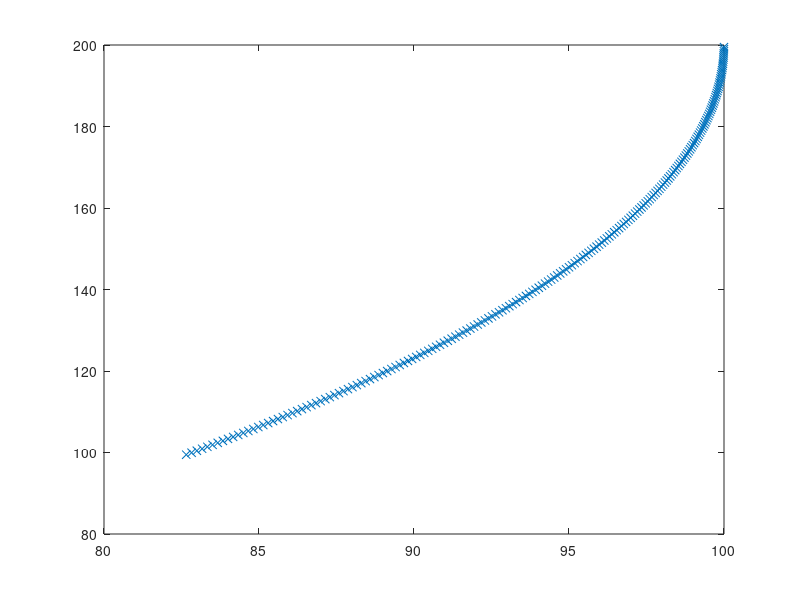

This chart was generated by the following MATLAB code:
%Range Equations Check
clear all
CenterX = -200;
CenterY = 200;
dt = .107357;
Speed = 30;
R = 300;
PositionX=CenterX;
PositionY=CenterY+R;
dt_total = 0;
figure(1)
axis equal
for i = 1:200

    if dt_total == 0 
    dt_total = dt;
    end
    
Angle_diff=-(dt_total*Speed)/(2*pi*R); %add the pi/2 to get a plane offset

PositionX_New(i)=cos(Angle_diff)*R+CenterX

PositionY_New(i)=sin(Angle_diff)*R+CenterY
dt_total=dt_total+dt;

plot(PositionX_New,PositionY_New,'x')
pause(.5)
end

